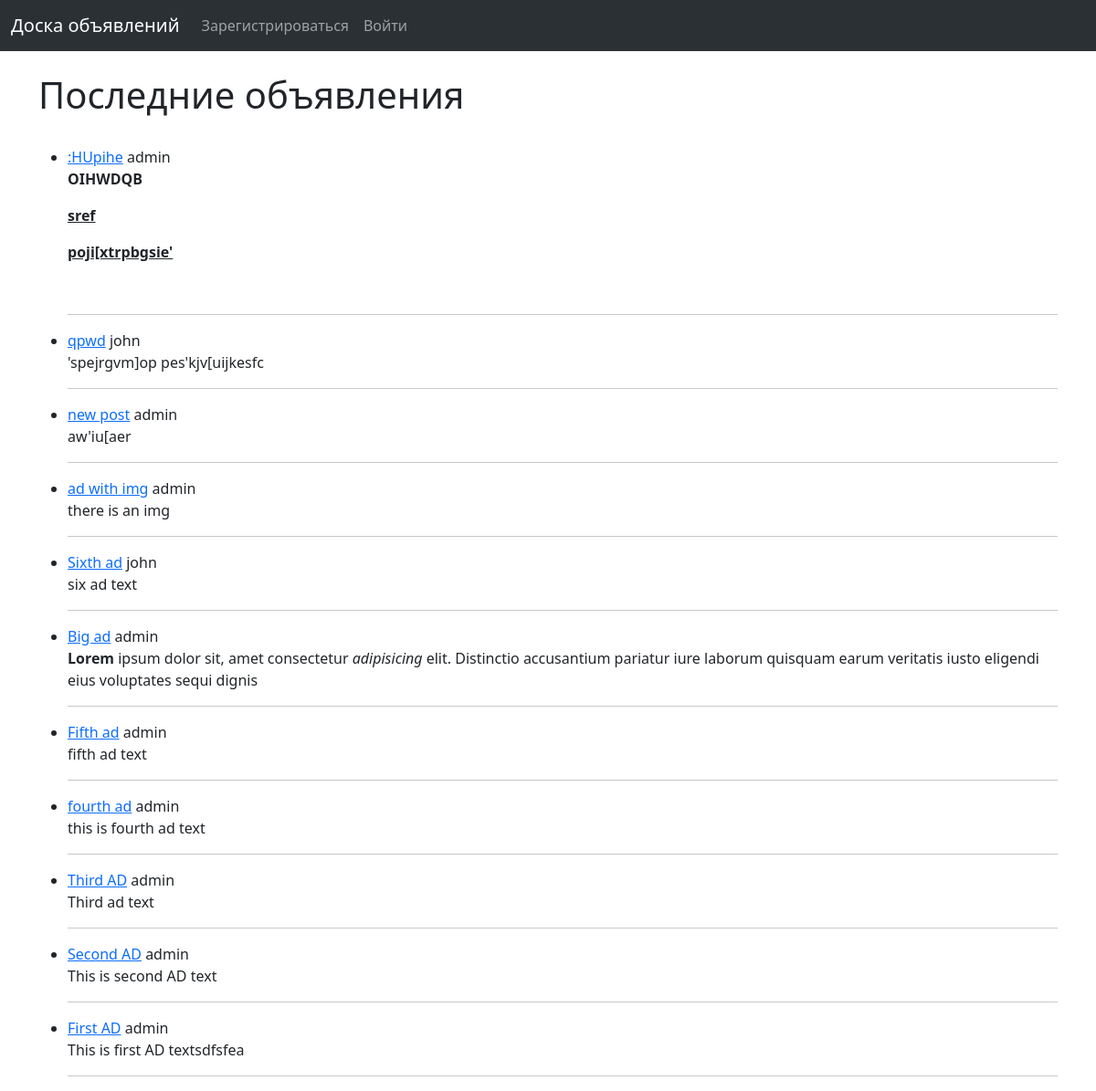
The page / on the database its author committed.
### board/models.py (models this page shows, shortened)
class Announcement(models.Model):
    title = models.CharField("Заголовок", max_length=255)
    title_tag = models.CharField("Тэг заголовка", max_length=255)
    author = models.ForeignKey(User, on_delete=models.CASCADE, verbose_name="Автор")
    publication_datetime = models.DateTimeField("Дата публикации", auto_now_add=True)
    text = RichTextField("Текст", blank=True, null=True)
    image = models.ImageField("Картинка", null=True, blank=True, upload_to="images/")
    category = models.ManyToManyField(Category, verbose_name="Категория")

### board/views.py (the view)
# urls.py: path("", BoardView.as_view(), name="board"),
class BoardView(ListView):
    model = Announcement
    template_name = "board.html"
    ordering = ["-id"]

### board/templates/board.html (shortened to what this page needs)
{% extends 'base.html' %}
{% block content %}
<br/>
<h1>Последние объявления</h1>
<br/>
<ul>
{% for announcement in object_list %}
    <li>
        <a href='{% url 'announcement_details' announcement.pk %}'>{{announcement.title}}</a>
        {{announcement.author}}
        <br/>
        {{announcement.text|slice:":200"|safe}}
        <hr>
    </li>
{% endfor %}
{% endblock %}

### rows shown on the page
Announcement: title ":HUpihe", author "admin", text "OIHWDQB sref poji[xtrpbgsie'"
Announcement: title "qpwd", author "john", text "'spejrgvm]op pes'kjv[uijkesfc"
Announcement: title "new post", author "admin", text "aw'iu[aer"
Announcement: title "ad with img", author "admin", text "there is an img"
Announcement: title "Sixth ad", author "john", text "six ad text"
Announcement: title "Big ad", author "admin", text "Lorem ipsum dolor sit, amet consectetur adipisicing elit. Distinctio accusantium pariatur iure laborum quisquam earum veritatis iusto eligendi eius voluptates sequi dignis"
Announcement: title "Fifth ad", author "admin", text "fifth ad text"
Announcement: title "fourth ad", author "admin", text "this is fourth ad text"
Announcement: title "Third AD", author "admin", text "Third ad text"
Announcement: title "Second AD", author "admin", text "This is second AD text"
Announcement: title "First AD", author "admin", text "This is first AD textsdfsfea"
